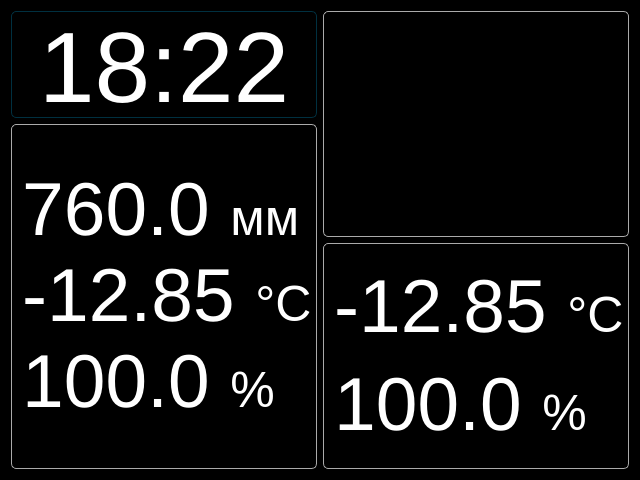
<?xml version="1.0" encoding="UTF-8"?>
<ui version="4.0">
 <class>MainWindow</class>
 <widget class="QWidget" name="MainWindow">
  <property name="geometry">
   <rect>
    <x>0</x>
    <y>0</y>
    <width>640</width>
    <height>480</height>
   </rect>
  </property>
  <property name="sizePolicy">
   <sizepolicy hsizetype="Fixed" vsizetype="Fixed">
    <horstretch>0</horstretch>
    <verstretch>0</verstretch>
   </sizepolicy>
  </property>
  <property name="maximumSize">
   <size>
    <width>16777215</width>
    <height>10000</height>
   </size>
  </property>
  <property name="windowTitle">
   <string>Home board</string>
  </property>
  <property name="styleSheet">
   <string notr="true">* {
	color: #ffffff;
	background-color: black;
}

QLabel {
	border-width: 1px;
	border-style: solid;
	border-color: #aaaaaa;
	border-radius: 5px;
	font: 75px;
	padding-left: 10px;
}
</string>
  </property>
  <layout class="QHBoxLayout" name="horizontalLayout">
   <item>
    <layout class="QVBoxLayout" name="verticalLayout_2">
     <item>
      <widget class="QLabel" name="clockLabel">
       <property name="sizePolicy">
        <sizepolicy hsizetype="Preferred" vsizetype="Preferred">
         <horstretch>0</horstretch>
         <verstretch>0</verstretch>
        </sizepolicy>
       </property>
       <property name="font">
        <font>
         <pointsize>-1</pointsize>
         <weight>50</weight>
         <italic>false</italic>
         <bold>false</bold>
        </font>
       </property>
       <property name="styleSheet">
        <string notr="true">font: 100px;
padding-top: -10px;
padding-left: 0px;
background-color: qlineargradient(spread:pad,
x1:0, y1:0,
x2:0, y2:1,
stop:0 rgba(0, 0, 0, 255),
stop:1 rgba(0, 48, 64, 255)
);
border-color: rgba(0, 48, 64, 255);
</string>
       </property>
       <property name="frameShape">
        <enum>QFrame::NoFrame</enum>
       </property>
       <property name="text">
        <string>18:22</string>
       </property>
       <property name="textFormat">
        <enum>Qt::RichText</enum>
       </property>
       <property name="alignment">
        <set>Qt::AlignCenter</set>
       </property>
       <property name="margin">
        <number>0</number>
       </property>
       <property name="indent">
        <number>0</number>
       </property>
      </widget>
     </item>
     <item>
      <widget class="QLabel" name="homeLabel">
       <property name="sizePolicy">
        <sizepolicy hsizetype="Preferred" vsizetype="Expanding">
         <horstretch>0</horstretch>
         <verstretch>0</verstretch>
        </sizepolicy>
       </property>
       <property name="font">
        <font>
         <pointsize>-1</pointsize>
         <weight>50</weight>
         <italic>false</italic>
         <bold>false</bold>
        </font>
       </property>
       <property name="styleSheet">
        <string notr="true">background-color: qlineargradient(spread:pad,
x1:0, y1:0,
x2:0, y2:1,
stop:0 rgba(0, 0, 0, 255),
stop:1 rgba(64, 48, 0, 255)
);
</string>
       </property>
       <property name="frameShape">
        <enum>QFrame::NoFrame</enum>
       </property>
       <property name="text">
        <string>&lt;html&gt;&lt;head/&gt;&lt;body&gt;&lt;p&gt;760.0 &lt;span style=&quot; font-size:50px;&quot;&gt;мм&lt;/span&gt;&lt;br/&gt;-12.85 &lt;span style=&quot; font-size:50px;&quot;&gt;°C&lt;/span&gt;&lt;br/&gt;100.0 &lt;span style=&quot; font-size:50px;&quot;&gt;%&lt;/span&gt;&lt;/p&gt;&lt;/body&gt;&lt;/html&gt;</string>
       </property>
       <property name="textFormat">
        <enum>Qt::RichText</enum>
       </property>
       <property name="margin">
        <number>0</number>
       </property>
       <property name="indent">
        <number>0</number>
       </property>
      </widget>
     </item>
    </layout>
   </item>
   <item>
    <layout class="QVBoxLayout" name="verticalLayout">
     <item>
      <widget class="QLabel" name="streetLabel">
       <property name="sizePolicy">
        <sizepolicy hsizetype="Preferred" vsizetype="Expanding">
         <horstretch>0</horstretch>
         <verstretch>0</verstretch>
        </sizepolicy>
       </property>
       <property name="font">
        <font>
         <pointsize>-1</pointsize>
         <weight>50</weight>
         <italic>false</italic>
         <bold>false</bold>
        </font>
       </property>
       <property name="styleSheet">
        <string notr="true">background-color: qlineargradient(spread:pad,
x1:0, y1:0,
x2:0, y2:1,
stop:0 rgba(0, 0, 0, 255),
stop:1 rgba(32, 48, 0, 255)
);
</string>
       </property>
       <property name="frameShape">
        <enum>QFrame::NoFrame</enum>
       </property>
       <property name="text">
        <string>&lt;html&gt;&lt;head/&gt;&lt;body&gt;&lt;p&gt;&lt;br/&gt;&lt;/p&gt;&lt;/body&gt;&lt;/html&gt;</string>
       </property>
       <property name="textFormat">
        <enum>Qt::RichText</enum>
       </property>
       <property name="margin">
        <number>0</number>
       </property>
       <property name="indent">
        <number>0</number>
       </property>
      </widget>
     </item>
     <item>
      <widget class="QLabel" name="balconyLabel">
       <property name="sizePolicy">
        <sizepolicy hsizetype="Preferred" vsizetype="Expanding">
         <horstretch>0</horstretch>
         <verstretch>0</verstretch>
        </sizepolicy>
       </property>
       <property name="font">
        <font>
         <pointsize>-1</pointsize>
         <weight>50</weight>
         <italic>false</italic>
         <bold>false</bold>
        </font>
       </property>
       <property name="styleSheet">
        <string notr="true">background-color: qlineargradient(spread:pad,
x1:0, y1:0,
x2:0, y2:1,
stop:0 rgba(0, 0, 0, 255),
stop:1 rgba(76, 0, 0, 255)
);
</string>
       </property>
       <property name="frameShape">
        <enum>QFrame::NoFrame</enum>
       </property>
       <property name="text">
        <string>&lt;html&gt;&lt;head/&gt;&lt;body&gt;&lt;p&gt;-12.85 &lt;span style=&quot; font-size:50px;&quot;&gt;°C&lt;/span&gt;&lt;/p&gt;&lt;p&gt;100.0 &lt;span style=&quot; font-size:50px;&quot;&gt;%&lt;/span&gt;&lt;/p&gt;&lt;/body&gt;&lt;/html&gt;</string>
       </property>
       <property name="textFormat">
        <enum>Qt::RichText</enum>
       </property>
       <property name="margin">
        <number>0</number>
       </property>
       <property name="indent">
        <number>0</number>
       </property>
      </widget>
     </item>
    </layout>
   </item>
  </layout>
 </widget>
 <resources/>
 <connections/>
</ui>
